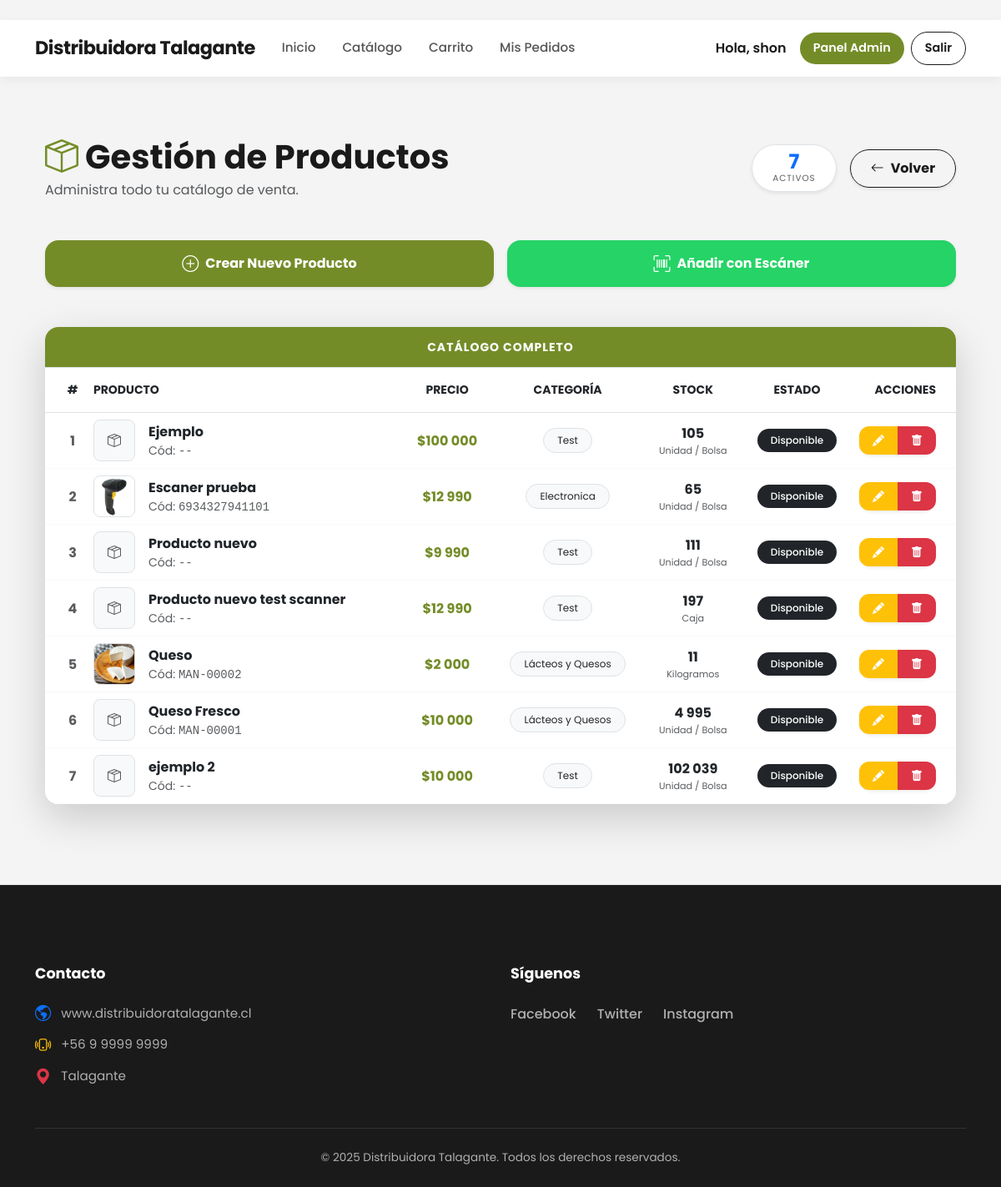
Screenshot of /panel/productos/ (signed in) with the database file from the repository.
### core/models.py (models this page shows, shortened)
class Producto(models.Model):
    codigo_barras = models.CharField(
        max_length=50,
        unique=True,
        blank=True,
        null=True,
        help_text="Se genera automáticamente si lo dejas vacío"
    )
    nombre = models.CharField(max_length=200)
    categoria = models.CharField(max_length=50, blank=True)
    descripcion = models.TextField(blank=True)
    unidad_medida = models.CharField(
        max_length=2,
        choices=UnidadMedida.choices,
        default=UnidadMedida.UN
    )
    es_granel = models.BooleanField(
        default=False,
        verbose_name="¿Es producto a granel (se vende por kilogramos)?"
    )
    precio = models.DecimalField(
        max_digits=10,
        decimal_places=0,
        default=0,
        verbose_name="Precio"
    )
    stock = models.DecimalField(
        max_digits=12,
        decimal_places=3,
        default=Decimal('0.000')
    )
    tamano_paquete = models.DecimalField(
        max_digits=10,
        decimal_places=3,
        default=Decimal('1.000'),
        help_text="Ej: 10 para caja de 10 unidades"
    )
    producto_hijo = models.ForeignKey(
        'self',
        on_delete=models.SET_NULL,
        null=True,
        blank=True,
        related_name='productos_padre'
    )
    fecha_vencimiento = models.DateField(null=True, blank=True)
    imagen = models.ImageField(upload_to='productos/', blank=True, null=True)
    activo = models.BooleanField(default=True)
    creado_en = models.DateTimeField(auto_now_add=True)
    actualizado_en = models.DateTimeField(auto_now=True)
    def bajo_stock(self):
        return self.stock < Decimal('10.000')

### core/views.py (the view)
# urls.py: path('panel/productos/', views.producto_list, name='producto_list'),
@login_required
@user_passes_test(is_superuser)
def producto_list(request):
    productos = Producto.objects.all().order_by('nombre')
    return render(request, 'core/admin_productos.html', {'productos': productos})

### core/views.py (called while the page is built)
def is_superuser(user):
    return user.is_superuser

### core/templates/core/admin_productos.html (shortened to what this page needs)
﻿{% extends 'core/base.html' %}
{% load static %}
{% load humanize %}
{% block content %}
<div class="container py-5 animate-fade-in">
    <div class="d-flex justify-content-between align-items-center mb-5">
        <div>
            <h1 class="fw-bold mb-1" style="color: #1a1a1a;">
                <i class="bi bi-box-seam text-success me-2"></i>Gestión de Productos
            </h1>
            <p class="text-muted mb-0">Administra todo tu catálogo de venta.</p>
        </div>
        <div class="d-flex align-items-center gap-3">
            <div class="bg-white shadow-sm px-4 py-2 rounded-pill border text-center">
                <span class="d-block fw-bold fs-4 text-primary lh-1">{{ productos|length }}</span>
                <small class="text-muted text-uppercase" style="font-size: 0.65rem; letter-spacing: 1px;">Activos</small>
            </div>
            <a href="{% url 'admin_home' %}" class="btn btn-outline-dark rounded-pill px-4 fw-bold shadow-sm">
                <i class="bi bi-arrow-left me-2"></i>Volver
            </a>
        </div>
    </div>
    <div class="row g-3 mb-5">
        <div class="col-md-6">
            <a href="{% url 'producto_create' %}" class="btn btn-primary w-100 py-3 rounded-4 shadow-sm fw-bold d-flex align-items-center justify-content-center gap-2 btn-hover-lift">
                <i class="bi bi-plus-circle fs-5"></i> Crear Nuevo Producto
            </a>
        </div>
        <div class="col-md-6">
            <a href="{% url 'escaneo_rapido' %}" class="btn btn-success w-100 py-3 rounded-4 shadow-sm fw-bold d-flex align-items-center justify-content-center gap-2 btn-hover-lift"
               style="background-color: #25D366; border: none;">
                <i class="bi bi-upc-scan fs-5"></i> Añadir con Escáner
            </a>
        </div>
    </div>
    <div class="card border-0 shadow-lg rounded-4 overflow-hidden">
        <div class="card-header py-3 px-4 border-bottom" style="background-color: #748C28;">
            <h5 class="mb-0 fw-bold text-white text-center text-uppercase small" style="letter-spacing: 1px;">
                Catálogo Completo
            </h5>
        </div>
        <div class="card-body p-0">
            <div class="table-responsive">
                <table class="table table-hover align-middle mb-0">
                    <thead class="bg-light text-secondary text-uppercase small">
                        <tr>
                            <th class="ps-4 py-3 text-center" style="width: 50px;">#</th>
                            <th class="py-3">Producto</th>
                            <th class="py-3 text-center">Precio</th>
                            <th class="py-3 text-center">Categoría</th>
                            <th class="py-3 text-center">Stock</th>
                            <th class="py-3 text-center">Estado</th>
                            <th class="pe-4 py-3 text-end" style="width: 120px;">Acciones</th>
                        </tr>
                    </thead>
                    <tbody>
                        {% for producto in productos %}
                        <tr class="border-bottom border-light">
                            <td class="ps-4 fw-bold text-muted text-center">{{ forloop.counter }}</td>
                            <td>
                                <div class="d-flex align-items-center">
                                    <div class="flex-shrink-0 me-3">
                                        {% if producto.imagen %}
                                            <img src="{{ producto.imagen.url }}" class="rounded-3 border"
                                                 style="width: 50px; height: 50px; object-fit: cover;">
                                        {% else %}
                                            <div class="rounded-3 bg-light border d-flex align-items-center justify-content-center text-muted"
                                                 style="width: 50px; height: 50px;">
                                                <i class="bi bi-box-seam"></i>
                                            </div>
                                        {% endif %}
                                    </div>
                                    <div>
                                        <div class="fw-bold text-dark">{{ producto.nombre }}</div>
                                        <small class="text-muted d-block">
                                            Cód: <span class="font-monospace">{{ producto.codigo_barras|default:"--" }}</span>
                                        </small>
                                    </div>
                                </div>
                            </td>
                            <td class="text-center fw-bold text-success">
                                ${{ producto.precio|floatformat:0|intcomma }}
                            </td>
                            <td class="text-center">
                                <span class="badge bg-light text-dark border px-3 py-2 rounded-pill fw-normal">
                                    {{ producto.categoria|default:"General" }}
                                </span>
                            </td>
                            <td class="text-center">
                                <div class="fw-bold text-dark">{{ producto.stock|floatformat:0|intcomma }}</div>
                                <small class="text-muted" style="font-size: 0.7rem;">{{ producto.get_unidad_medida_display }}</small>
                            </td>
                            <td class="text-center">
                                {% if producto.stock == 0 %}
                                    <span class="badge bg-danger rounded-pill px-3">Sin Stock</span>
                                {% elif producto.bajo_stock %}
                                    <span class="badge bg-warning text-dark rounded-pill px-3">Bajo Stock</span>
                                {% else %}
                                    <span class="badge bg-dark rounded-pill px-3">Disponible</span>
                                {% endif %}
                            </td>
                            <td class="pe-4 text-end">
                                <div class="btn-group shadow-sm rounded-pill">
                                    <a href="{% url 'producto_update' producto.id %}" class="btn btn-warning btn-sm px-3 text-white border-end" title="Editar">
                                        <i class="bi bi-pencil-fill"></i>
                                    </a>
                                    <a href="{% url 'producto_delete' producto.id %}" class="btn btn-danger btn-sm px-3" title="Eliminar"
                                       onclick="return confirm('¿Estás seguro de eliminar {{ producto.nombre }}?');">
                                        <i class="bi bi-trash-fill"></i>
                                    </a>
                                </div>
                            </td>
                        </tr>
                        {% endfor %}
                    </tbody>
                </table>
            </div>
        </div>
    </div>
</div>
{% endblock %}

### core/templates/core/base.html (shortened to what this page needs)
﻿{% load static %}
<!DOCTYPE html>
<html lang="es">
<head>
  <link rel="stylesheet" href="https://cdn.jsdelivr.net/npm/bootstrap@5.3.0/dist/css/bootstrap.min.css">
  <link rel="stylesheet" href="https://cdn.jsdelivr.net/npm/bootstrap-icons@1.10.0/font/bootstrap-icons.css">
  <link rel="stylesheet" href="{% static 'core/css/style.css' %}">
</head>
<body class="site">
  {% with current=request.resolver_match.url_name %}
  <nav class="navbar navbar-expand-lg sticky-top">
    <div class="container">
      <a class="navbar-brand" href="{% url 'home' %}">Distribuidora Talagante</a>
      <div class="collapse navbar-collapse" id="navbarNav">
        <ul class="navbar-nav me-auto mb-2 mb-lg-0">
          <li class="nav-item"><a class="nav-link {% if current == 'home' %}active{% endif %}" href="{% url 'home' %}">Inicio</a></li>
          <li class="nav-item"><a class="nav-link {% if current == 'catalogo' %}active{% endif %}" href="{% url 'catalogo' %}">Catálogo</a></li>
          <li class="nav-item"><a class="nav-link {% if current == 'carrito' %}active{% endif %}" href="{% url 'carrito' %}">Carrito</a></li>
          <li class="nav-item"><a class="nav-link {% if current == 'mis_compras' %}active{% endif %}" href="{% url 'mis_compras' %}">Mis Pedidos</a></li>
        </ul>
        <div class="d-flex gap-2 align-items-center">
          {% if user.is_authenticated %}
            <span class="me-2 fw-semibold d-none d-lg-block">Hola, {{ user.username }}</span>
            {% if user.is_staff or user.is_superuser %}
              <a href="{% url 'admin_home' %}" class="btn btn-primary btn-sm px-3">Panel Admin</a>
            {% endif %}
            <a href="{% url 'logout' %}" class="btn btn-outline-dark btn-sm px-3">Salir</a>
          {% else %}
            <a href="{% url 'login' %}" class="btn btn-primary btn-sm px-4">Iniciar Sesión</a>
            <a href="{% url 'login' %}?tab=register" class="btn btn-light btn-sm px-4 border">Registrarse</a>
          {% endif %}
        </div>
      </div>
    </div>
  </nav>
  {% endwith %}
  <main class="site-main">
    <div class="container mt-4">
      {% block content %}{% endblock %}
    </div>
  </main>
  <footer class="global-footer mt-5 pt-5 border-top">
    <div class="container">
      <div class="row pt-5 pb-4">
        <div class="col-md-6 mb-4 mb-md-0">
          <h5 class="footer-title">Contacto</h5>
          <ul class="list-unstyled footer-list">
            <li>
              <i class="bi bi-globe-americas text-primary"></i>
              <a href="#">www.distribuidoratalagante.cl</a>
            </li>
            <li>
              <i class="bi bi-phone-vibrate text-warning"></i>
              <span>+56 9 9999 9999</span>
            </li>
            <li>
              <i class="bi bi-geo-alt-fill text-danger"></i>
              <span>Talagante</span>
            </li>
          </ul>
        </div>
        <div class="col-md-6">
          <h5 class="footer-title">Síguenos</h5>
          <div class="social-links">
            <a href="#">Facebook</a>
            <a href="#">Twitter</a>
            <a href="#">Instagram</a>
          </div>
        </div>
      </div>
      <div class="footer-bottom">
        <p class="mb-0">&copy; 2025 Distribuidora Talagante. Todos los derechos reservados.</p>
      </div>
    </div>
  </footer>
</body>
</html>

### static/core/css/style.css (style rules this page uses)
body { font-family: var(--font-main); color: var(--color-dark); background-color: var(--color-gray-bg); }
a { text-decoration: none; color: inherit; }
.navbar { background-color: var(--color-white) !important; box-shadow: 0 4px 12px rgba(0,0,0,0.05); padding: 12px 0; }
.navbar-brand { font-family: var(--font-main); font-weight: 700; font-size: 1.4rem; color: var(--color-dark) !important; letter-spacing: -0.5px; }
.navbar-nav .nav-link { font-weight: 500; color: #555 !important; font-size: 0.95rem; margin: 0 8px; position: relative; transition: color 0.3s; }
.navbar .btn { border-radius: var(--radius-btn); font-weight: 600; padding: 8px 24px; font-size: 0.9rem; }
.btn { border-radius: var(--radius-card); font-weight: 600; padding: 10px 20px; transition: all 0.3s ease; border: none; }
.btn-primary { background-color: var(--color-primary) !important; border-color: var(--color-primary) !important; color: white !important; }
.btn-outline, .btn-outline-dark, .btn-outline-primary { background-color: transparent !important; border: 1px solid var(--color-dark) !important; color: var(--color-dark) !important; }
.btn-success { background-color: #25D366 !important; color: white; }
.global-footer { background-color: var(--color-dark); color: #b0b0b0; margin-top: auto; font-size: 0.95rem; }
.footer-title { color: #ffffff; font-weight: 700; margin-bottom: 25px; font-size: 1.1rem; }
.footer-list li { margin-bottom: 15px; display: flex; align-items: center; gap: 12px; }
.footer-list a { color: #b0b0b0; text-decoration: none; transition: color 0.3s ease; }
.footer-list i { font-size: 1.2rem; }
.social-links { display: flex; gap: 25px; }
.social-links a { color: #b0b0b0; font-weight: 500; font-size: 1rem; transition: color 0.3s; }
.footer-bottom { border-top: 1px solid #333; padding: 25px 0; text-align: center; margin-top: 10px; font-size: 0.85rem; }
.badge { padding: 8px 12px; border-radius: 30px; font-weight: 500; }
.text-success { color: var(--color-primary) !important; }
html { height: 100%; }
body { min-height: 100vh; display: flex; flex-direction: column; margin: 0; }
.site-main { flex: 1; }
.global-footer { margin-top: auto; width: 100%; }
.animate-fade-in { animation: fadeIn 0.5s ease-out forwards; }
.btn-hover-lift { transition: transform 0.2s ease, box-shadow 0.2s ease; }

### rows the page displays
Producto: nombre "Ejemplo", codigo_barras "--", precio "100 000", categoria "Test", stock "105", unidad_medida "Unidad / Bolsa", shows "Disponible"
Producto: imagen (picture), nombre "Escaner prueba", codigo_barras "6934327941101", precio "12 990", categoria "Electronica", stock "65", unidad_medida "Unidad / Bolsa", shows "Disponible"
Producto: nombre "Producto nuevo", codigo_barras "--", precio "9 990", categoria "Test", stock "111", unidad_medida "Unidad / Bolsa", shows "Disponible"
Producto: nombre "Producto nuevo test scanner", codigo_barras "--", precio "12 990", categoria "Test", stock "197", unidad_medida "Caja", shows "Disponible"
Producto: imagen (picture), nombre "Queso", codigo_barras "MAN-00002", precio "2 000", categoria "Lácteos y Quesos", stock "11", unidad_medida "Kilogramos", shows "Disponible"
Producto: nombre "Queso Fresco", codigo_barras "MAN-00001", precio "10 000", categoria "Lácteos y Quesos", stock "4 995", unidad_medida "Unidad / Bolsa", shows "Disponible"
Producto: nombre "ejemplo 2", codigo_barras "--", precio "10 000", categoria "Test", stock "102 039", unidad_medida "Unidad / Bolsa", shows "Disponible"

### other values shown
{{ user.username }} "shon"
{{ productos|length }} "7"
